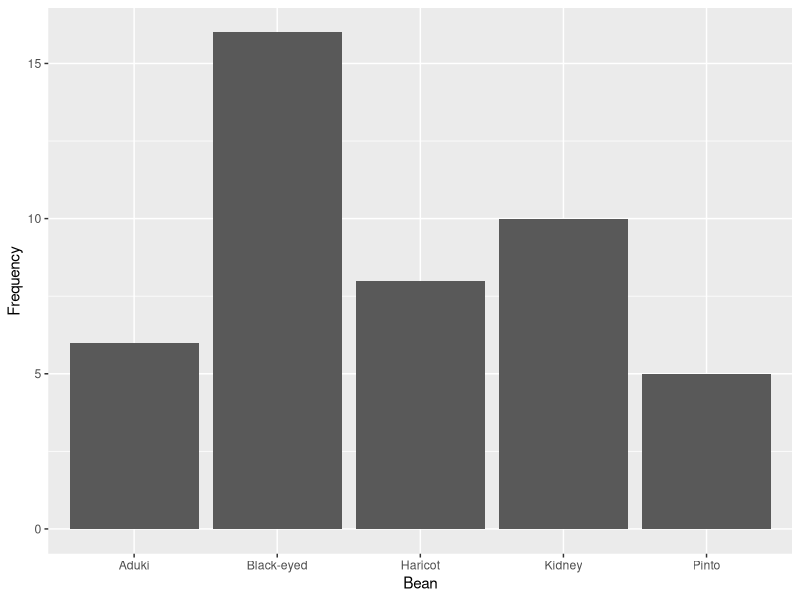
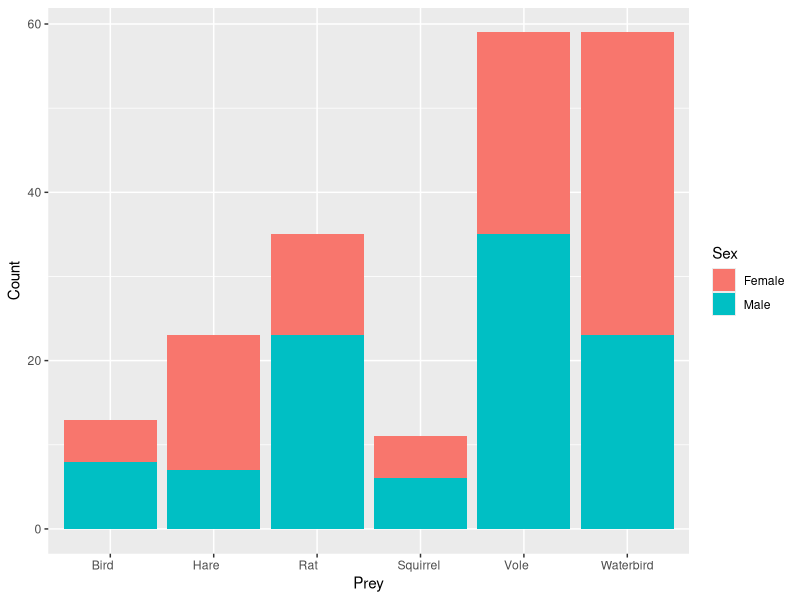

The R script that drew these images, in order:
## ---- chunk 1
library(dplyr)
library(ggplot2)
## ---- chunk 2
data.frame(Bean = c("Aduki","Black-eyed","Kidney","Haricot","Pinto"),
           Frequency = c(6, 16, 10, 8, 5)) %>%
  ggplot() + aes(x = Bean, y = Frequency) +
  geom_bar(stat = "identity")
## ---- chunk 3
read.csv("../data_csv/EAGLES.CSV") %>%
  ggplot() + aes(x = Prey, y = Count, fill = Sex) +
  geom_bar(stat = "identity")
